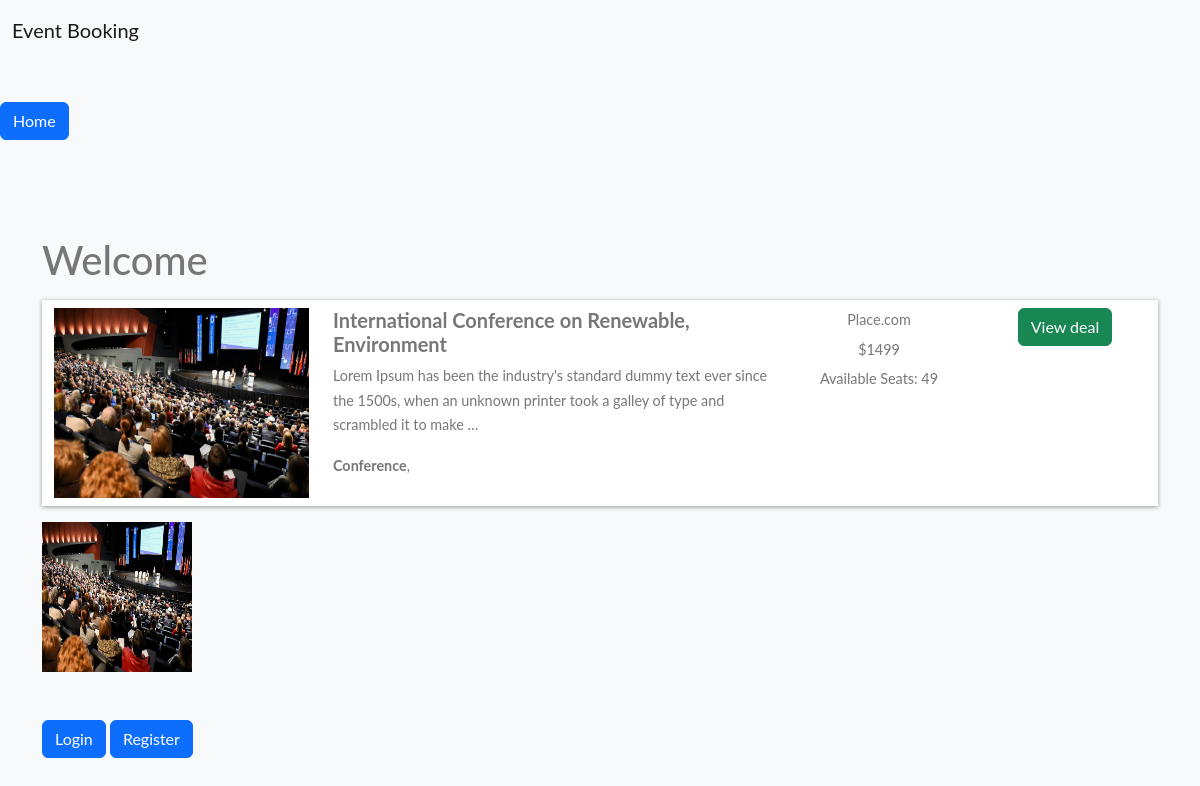
/hotel-detail/d25d5e6f0a09403585171c74890a771d/, run on the app's committed database.
### home/models.py (models this page shows, shortened)
class BaseModel(models.Model):
    uid = models.UUIDField(default=uuid.uuid4   , editable=False , primary_key=True)
    created_at = models.DateField(auto_now_add=True)
    updated_at = models.DateField(auto_now_add=True)
    class Meta:
        abstract = True

class Hotel(BaseModel):
    hotel_name= models.CharField(max_length=100)
    hotel_price = models.IntegerField()
    description = models.TextField()
    amenities = models.ManyToManyField(Amenities)
    room_count = models.IntegerField(default=10)

class HotelImages(BaseModel):
    hotel= models.ForeignKey(Hotel ,related_name="images", on_delete=models.CASCADE)
    images = models.ImageField(upload_to="hotels")

class Amenities(BaseModel):
    amenity_name = models.CharField(max_length=100)

### home/views.py (the view, shortened to what this page needs)
# urls.py: path('hotel-detail/<uid>/' , hotel_detail , name="hotel_detail"),
def hotel_detail(request,uid):
    hotel_obj = Hotel.objects.get(uid = uid)
    return render(request , 'hotel_detail.html' ,{
        'hotels_obj' :hotel_obj
    })

### home/templates/hotel_detail.html (shortened to what this page needs)
{% extends "base.html" %}
{%  block start %}
<a href="/" class="btn btn-primary mt-5 ">Home</a>
<div class="container mt-5 pt-5">
    <h1>Welcome {{user.username}}</h1>
    <div class="row search-card-result">
        <div class="col-md-3">
        <a href="/hotel-detail/{{hotels_obj.uid}}">
            <img class="img-fluid" src="/media/{{hotels_obj.images.first.images}}" alt="Card image cap">
        </a></div>
        <div class="col-md-5">
            <h5>{{hotels_obj.hotel_name}}</h5>
            <p>
                {{hotels_obj.description|truncatechars:150}}
            </p>
            <p>
                {%for amenitie in hotels_obj.amenities.all %}
                <b>{{amenitie.amenity_name}}</b>,
                {% endfor %}
            </p>
        </div>
        <div class="col-md-2 border-left text-center more-offers">
            <p>Place.com</p>
            <p>${{hotels_obj.hotel_price}}</p>
            <p>Available Seats: {{hotels_obj.room_count}}</p>
        </div>
        <div class="col-md-2 border-left text-center more-offers">
            <div class="btn btn-success">View deal </div>
        </div>
    </div>
    <div class="row">
        {% for image in hotels_obj.images.all %}
        <div class="col-md-3">
            <img src="/media/{{image.images}}" style="height: 150px ; width:150px">
        </div>
        {% endfor %}
    </div>
    {% if request.user.is_authenticated %}
    <div class="filter-card">
        {%include "messages.html"%}
        <form method="post">
            {% csrf_token %}
            <!-- <div class="row form-group">
                <div class="col-md-12">
                    <label for="mintopay">Check in</label>
                    <p>
                        <input type="date" name="checkin" id="checkin" class="form-control">
                    </p>
                </div>
                <div class="col-md-12">
                    <label for="maxtopay">Check out</label>
                    <p>
                        <input type="date" name="checkout" id="checkout" class="form-control">
                    </p>
                </div>
            </div> -->
            {% if hotels_obj.room_count %}
            <div class="row form-group">
                <div class="col-md-12">
                    <input type="submit" class="btn btn-primary btn-block" value="Book Ticket">
                </div>
            </div>
            {% else %}
            <h1>Seat Full</h1>
            {% endif %}
        </form>
    </div>
    <a href="/logout/" class="btn btn-primary mt-5 ">Logout</a>
    {% else %}
    <a href="/login/" class="btn btn-primary mt-5 ">Login</a>
    <a href="/register/" class="btn btn-primary mt-5 ">Register</a>
    {% endif %}
</div>
{% endblock %}

### home/templates/base.html (style rules this page uses)
body { font-family: "Lato", Arial, sans-serif; font-weight: 400; font-size: 16px; line-height: 1.7; background: #fff; color: #777; }
.search-card-result { box-shadow: 0px 1px 4px rgba(41, 51, 57, 0.5); margin: 1rem 0; padding: 0.5rem 0; background-color: #fff; }
.search-card-result img { height: 190px; }
.search-card-result h5 { font-style: 1.1rem; font-weight: 700; }
.search-card-result p { font-size: 0.9rem; }
.search-card-result .more-offers p { margin-bottom: 0.3rem; }

### data on the page
Hotel: images.first.images (picture), hotel_name "International Conference on Renewable, Environment", description "Lorem Ipsum has been the industry's standard dummy text ever since the 1500s, when an unknown printer took a galley of type and scrambled it to make …", hotel_price "1499", room_count "49"
Amenities: amenity_name "Conference"
HotelImages: images (picture)
